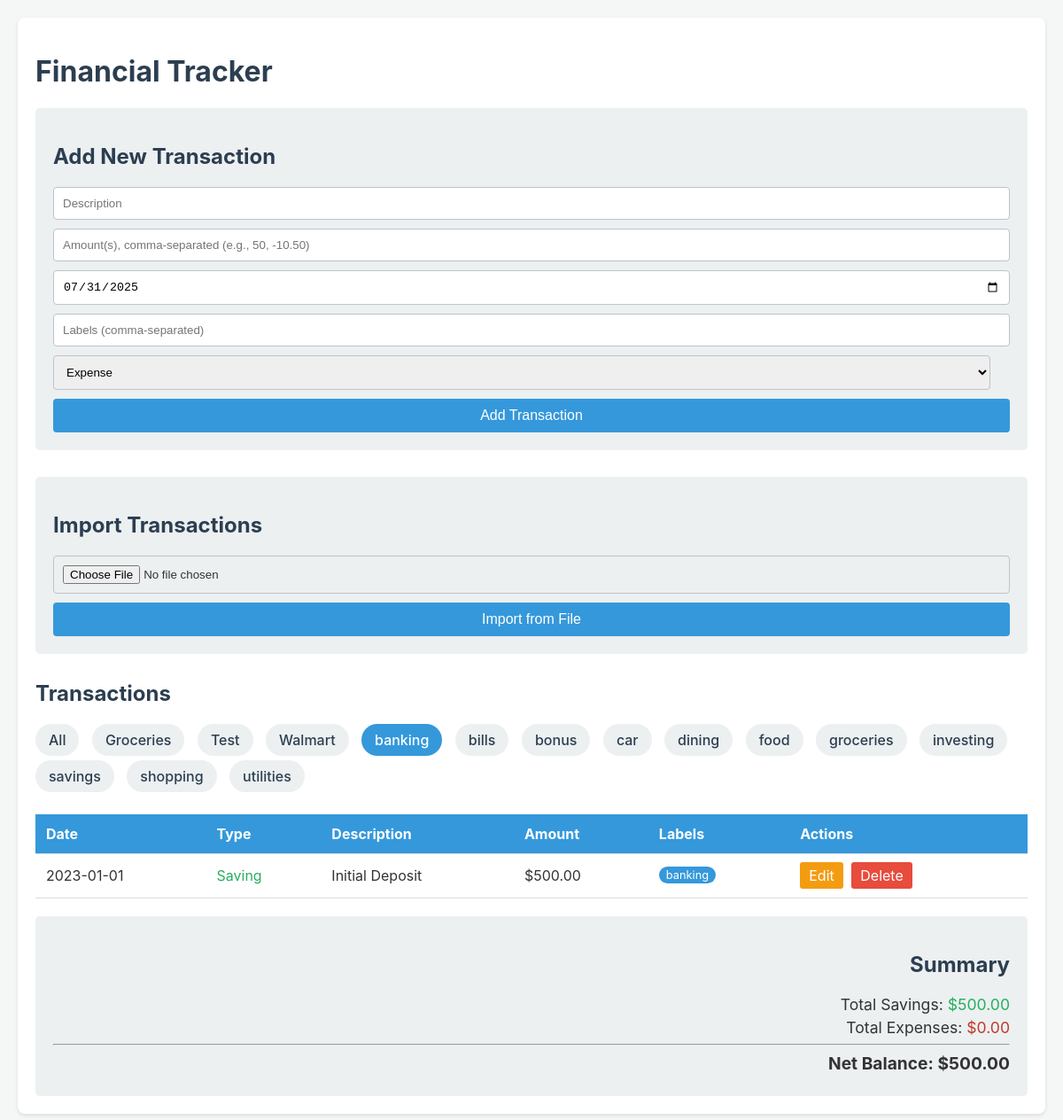
Page /?label=banking on the committed database.
### tables this page shows
CREATE TABLE labels (
                id INTEGER PRIMARY KEY AUTOINCREMENT,
                name TEXT NOT NULL UNIQUE
            );

CREATE TABLE transactions (
                id INTEGER PRIMARY KEY AUTOINCREMENT,
                type TEXT NOT NULL CHECK(type IN ('expense', 'saving')),
                description TEXT NOT NULL,
                amount REAL NOT NULL,
                transaction_date TEXT,
                timestamp DATETIME DEFAULT CURRENT_TIMESTAMP
            );

### app.py (the view)
@app.route('/')
def index():
    label_filter = request.args.get('label')
    transactions = get_transactions_db(label_filter=label_filter)
    labels = get_all_labels_db()
    total_savings = sum(t['amount'] for t in transactions if t['type'] == 'saving')
    total_expenses = sum(t['amount'] for t in transactions if t['type'] == 'expense')
    net_balance = total_savings - total_expenses
    totals = {
        'savings': total_savings,
        'expenses': total_expenses,
        'net': net_balance
    }
    today = datetime.date.today().isoformat()
    return render_template('index.html', transactions=transactions, totals=totals, today=today, labels=labels, selected_label=label_filter)

### app.py (called while the page is built)
def create_connection():
    conn = None
    try:
        conn = sqlite3.connect('finance.db', check_same_thread=False)
    except Error as e:
        print(e)
    return conn

def get_all_labels_db():
    conn = create_connection()
    try:
        conn.row_factory = sqlite3.Row
        cur = conn.cursor()
        cur.execute("SELECT id, name FROM labels ORDER BY name")
        rows = cur.fetchall()
        return rows
    except Error as e:
        print(f"Failed to retrieve labels: {e}")
        return []
    finally:
        if conn:
            conn.close()

### templates/index.html (shortened to what this page needs)
<!DOCTYPE html>
<html lang="en">
<head>
</head>
<body>
    <div class="container">
        <h1>Financial Tracker</h1>
        <form action="/add" method="post">
            <h2>Add New Transaction</h2>
            <input type="text" name="description" placeholder="Description" required>
            <input type="text" name="amount" placeholder="Amount(s), comma-separated (e.g., 50, -10.50)" required>
            <input type="date" name="transaction_date" value="{{ today }}">
            <input type="text" name="labels" placeholder="Labels (comma-separated)">
            <select name="type">
                <option value="expense">Expense</option>
            </select>
            <button type="submit">Add Transaction</button>
        </form>
        <form action="/import" method="post" enctype="multipart/form-data">
            <h2>Import Transactions</h2>
            <input type="file" name="file" accept=".json,.csv" required>
            <button type="submit">Import from File</button>
        </form>
        <h2>Transactions</h2>
        <div class="filter-container">
            <a href="{{ url_for('index') }}" class="{{ 'active' if not selected_label else '' }}">All</a>
            {% for label in labels %}
            <a href="{{ url_for('index', label=label.name) }}" class="{{ 'active' if selected_label == label.name else '' }}">{{ label.name }}</a>
            {% endfor %}
        </div>
        <table>
            <thead>
                <tr>
                    <th>Date</th>
                    <th>Type</th>
                    <th>Description</th>
                    <th>Amount</th>
                    <th>Labels</th>
                    <th>Actions</th>
                </tr>
            </thead>
            <tbody>
                {% for transaction in transactions %}
                <tr>
                    <td>{{ transaction.transaction_date }}</td>
                    <td class="{{ transaction.type }}">{{ transaction.type.capitalize() }}</td>
                    <td>{{ transaction.description }}</td>
                    <td>${{ "%.2f"|format(transaction.amount) }}</td>
                    <td>
                        {% if transaction.labels %}
                            {% for label in transaction.labels.split(',') %}
                                <span class="label">{{ label }}</span>
                            {% endfor %}
                        {% endif %}
                    </td>
                    <td class="actions">
                        <a href="{{ url_for('edit_transaction_route', trans_id=transaction.id) }}" class="edit-btn">Edit</a>
                        <a href="{{ url_for('delete_transaction_route', trans_id=transaction.id) }}" class="delete-btn" onclick="return confirm('Are you sure you want to delete this item?');">Delete</a>
                    </td>
                </tr>
                {% endfor %}
            </tbody>
        </table>
        <div class="summary">
            <h2>Summary</h2>
            <p>Total Savings: <span class="saving">${{ "%.2f"|format(totals.savings) }}</span></p>
            <p>Total Expenses: <span class="expense">${{ "%.2f"|format(totals.expenses) }}</span></p>
            <hr>
            <p class="net-balance">Net Balance: <span>${{ "%.2f"|format(totals.net) }}</span></p>
        </div>
    </div>
</body>
</html>

### templates/index.html (style rules this page uses)
body { font-family: -apple-system, BlinkMacSystemFont, "Segoe UI", Roboto, "Helvetica Neue", Arial, sans-serif; background-color: #f4f7f6; color: #333; margin: 0; padding: 20px; }
.container { max-width: 1300px; margin: auto; background: #fff; padding: 20px; border-radius: 8px; box-shadow: 0 2px 4px rgba(0,0,0,0.1); }
h1, h2 { color: #2c3e50; }
form { margin-bottom: 30px; padding: 20px; background-color: #ecf0f1; border-radius: 5px; }
form input, form select { width: calc(100% - 22px); padding: 10px; margin-bottom: 10px; border: 1px solid #bdc3c7; border-radius: 4px; }
form button { width: 100%; padding: 10px; border: none; background-color: #3498db; color: white; font-size: 16px; border-radius: 4px; cursor: pointer; }
table { width: 100%; border-collapse: collapse; margin-bottom: 20px; }
th, td { text-align: left; padding: 12px; border-bottom: 1px solid #ddd; }
th { background-color: #3498db; color: white; }
.expense { color: #c0392b; }
.saving { color: #27ae60; }
.summary { padding: 20px; background: #ecf0f1; border-radius: 5px; text-align: right; }
.summary p { margin: 5px 0; font-size: 1.1em; }
.summary .net-balance { font-weight: bold; font-size: 1.2em; }
.actions a { text-decoration: none; padding: 5px 10px; margin-right: 5px; border-radius: 3px; color: white; }
.edit-btn { background-color: #f39c12; }
.delete-btn { background-color: #e74c3c; }
.label { display: inline-block; background-color: #3498db; color: white; padding: 2px 8px; border-radius: 12px; font-size: 0.8em; margin-right: 4px; margin-bottom: 4px; }
.filter-container { margin-bottom: 20px; }
.filter-container a { text-decoration: none; padding: 8px 15px; margin-right: 10px; border-radius: 20px; background-color: #ecf0f1; color: #2c3e50; font-weight: 500; display: inline-block; margin-bottom: 5px; }
.filter-container a.active { background-color: #3498db; color: white; }

### rows in the picture
labels: name "Groceries"
labels: name "Test"
labels: name "Walmart"
labels: name "banking"
labels: name "bills"
labels: name "bonus"
labels: name "car"
labels: name "dining"
labels: name "food"
labels: name "groceries"
labels: name "investing"
labels: name "savings"
labels: name "shopping"
labels: name "utilities"
transactions: amount "500.00", label "banking"

### other values in the picture
{{ "%.2f"|format(totals.savings) }} "500.00"
{{ "%.2f"|format(totals.expenses) }} "0.00"
{{ "%.2f"|format(totals.net) }} "500.00"
